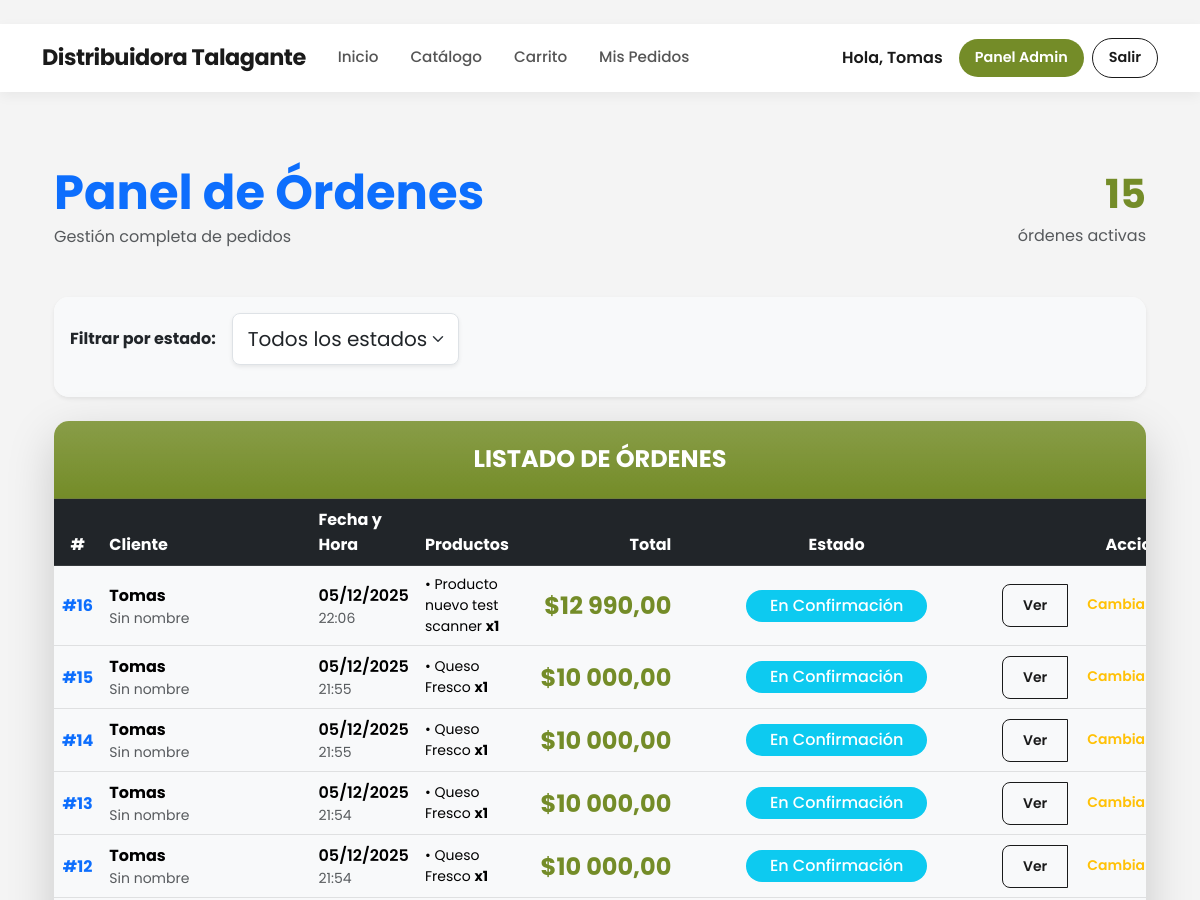
The page /panel/ (signed in, upper part) on the database as committed earlier.
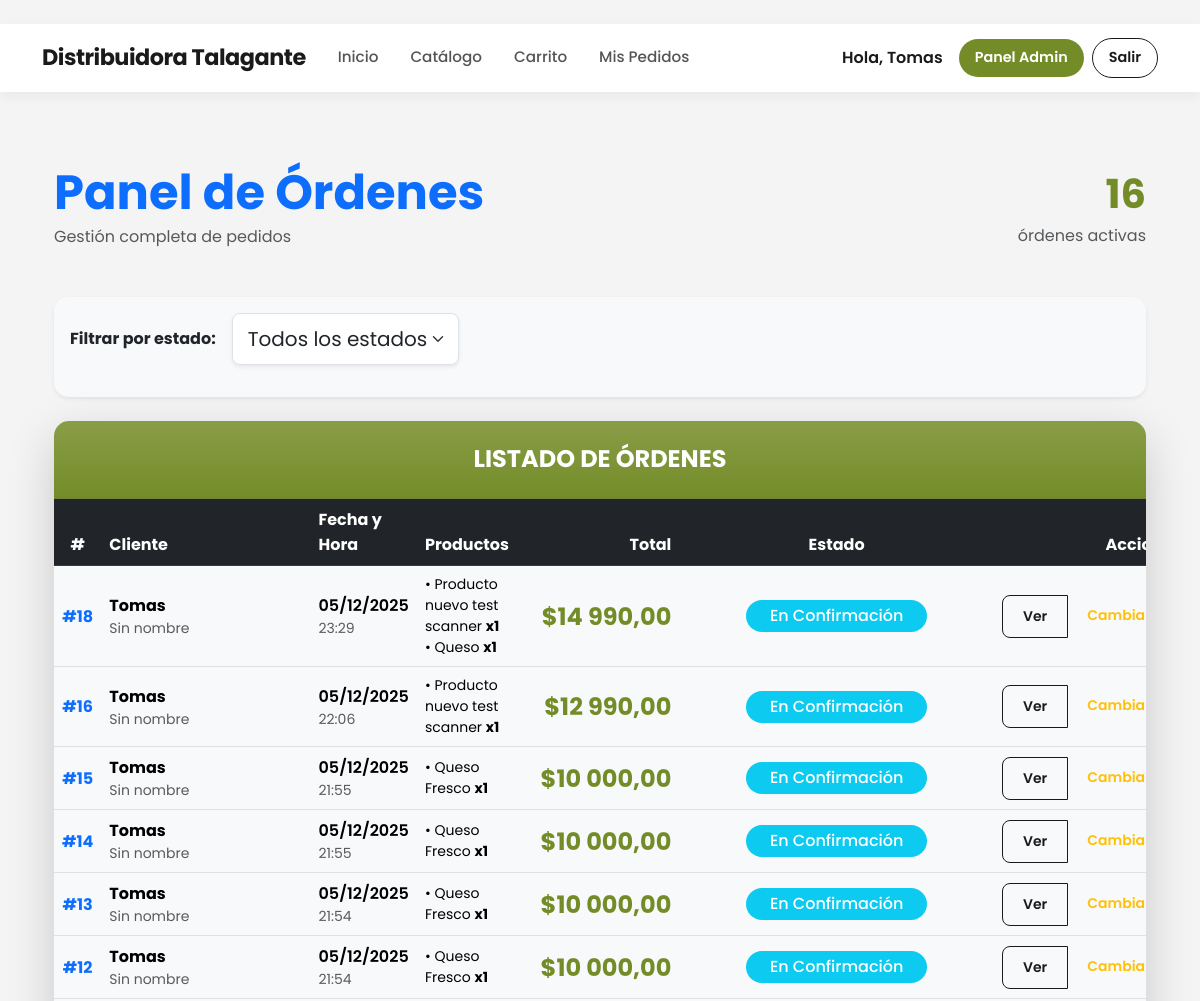
The same page on the database as committed later.
### core/models.py (models this page shows, shortened)
class Orden(models.Model):
    ESTADOS = [
        ('pendiente', 'Pendiente de Pago'),
        ('confirmacion', 'En Confirmación'),
        ('preparacion', 'En Preparación'),
        ('despacho', 'En Despacho / Listo para Retiro'),
        ('cancelado', 'Cancelado'),
        ('completado', 'Completado'),
    ]
    METODOS_PAGO = [
        ('transferencia', 'Transferencia Bancaria'),
        ('efectivo', 'Pago en Efectivo (Retiro)'),
    ]
    usuario = models.ForeignKey(User, on_delete=models.CASCADE)
    fecha = models.DateTimeField(auto_now_add=True)
    estado = models.CharField(max_length=20, choices=ESTADOS, default='pendiente')
    total = models.DecimalField(max_digits=12, decimal_places=2)
    metodo_pago = models.CharField(max_length=20, choices=METODOS_PAGO, default='transferencia')
    instrucciones_transferencia = models.TextField(default="Realice transferencia a Cuenta Corriente XXXX-XXXX y envíe comprobante por WhatsApp.")
    comprobante = models.ImageField(upload_to='comprobantes/', blank=True, null=True, help_text="Foto del comprobante de pago")
    nota_comprobante = models.TextField(blank=True, null=True, help_text="Link o nota del comprobante (opcional)")
    mensaje_cliente = models.TextField(blank=True, help_text="Mensaje opcional del cliente")
    def get_whatsapp_link(self):
        return "https://wa.me/56949071013"

class ItemOrden(models.Model):
    orden = models.ForeignKey(Orden, on_delete=models.CASCADE)
    producto = models.ForeignKey(Producto, on_delete=models.CASCADE)
    cantidad = models.PositiveIntegerField()
    precio = models.DecimalField(max_digits=10, decimal_places=2)

class Producto(models.Model):
    codigo_barras = models.CharField(max_length=50, unique=True, blank=True, null=True,help_text="Se genera automáticamente si lo dejas vacío")
    nombre = models.CharField(max_length=200)
    categoria = models.CharField(max_length=50, blank=True)
    descripcion = models.TextField(blank=True)
    unidad_medida = models.CharField(max_length=2, choices=UnidadMedida.choices, default=UnidadMedida.UN)
    stock = models.DecimalField(max_digits=12, decimal_places=3, default=Decimal('0.000'))
    precio = models.DecimalField(
        max_digits=10,
        decimal_places=0,
        default=0,
        verbose_name="Precio"
    )
    tamano_paquete = models.DecimalField(max_digits=10, decimal_places=3, default=Decimal('1.000'), help_text="Ej: 10 para caja de 10 unidades")
    producto_hijo = models.ForeignKey('self', on_delete=models.SET_NULL, null=True, blank=True, related_name='productos_padre')
    fecha_vencimiento = models.DateField(null=True, blank=True)
    imagen = models.ImageField(upload_to='productos/', blank=True, null=True)
    activo = models.BooleanField(default=True)
    creado_en = models.DateTimeField(auto_now_add=True)
    actualizado_en = models.DateTimeField(auto_now=True)

### core/views.py (the view)
# urls.py: path('panel/', views.admin_panel, name='admin_panel'),
@login_required
@user_passes_test(is_superuser)
def admin_panel(request):
    estado_filtro = request.GET.get('estado', '')
    ordenes = Orden.objects.all().select_related('usuario__perfil').prefetch_related('itemorden_set__producto').order_by('-fecha')
    if estado_filtro:
        ordenes = ordenes.filter(estado=estado_filtro)
    else:
        ordenes = ordenes.exclude(estado__in=['cancelado', 'completado'])
    from django.core.paginator import Paginator
    paginator = Paginator(ordenes, 25)
    page = request.GET.get('page')
    ordenes = paginator.get_page(page)
    context = {
        'ordenes': ordenes,
        'estado_filtro': estado_filtro,
    }
    return render(request, 'core/admin_panel.html', context)

### core/models.py (called while the page is built)
    def nombre_completo(self):
        if self.apellido_materno:
            return f"{self.nombre} {self.apellido_paterno} {self.apellido_materno}"
        return f"{self.nombre} {self.apellido_paterno}"

### core/views.py (called while the page is built)
def is_superuser(user):
    return user.is_superuser

### core/templates/core/admin_panel.html (shortened to what the changed rows need)
{% extends "core/base.html" %}
{% load humanize %}
{% block content %}
<div class="container-fluid py-5">
    <div class="d-flex justify-content-between align-items-center mb-5">
        <div>
            <h1 class="display-5 fw-bold text-primary mb-1">
                Panel de Órdenes
            </h1>
        </div>
        <div class="text-end">
            <div class="fs-1 fw-bold text-success">{{ ordenes|length }}</div>
            <div class="text-muted">órdenes activas</div>
        </div>
    </div>
    <div class="card border-0 shadow-lg">
        <div class="table-responsive">
            <table class="table table-hover mb-0 align-middle">
                <thead class="table-dark">
                    <tr>
                        <th class="text-center">#</th>
                        <th>Cliente</th>
                        <th>Fecha y Hora</th>
                        <th>Productos</th>
                        <th class="text-end">Total</th>
                        <th class="text-center">Estado</th>
                        <th class="text-center">Acciones</th>
                    </tr>
                </thead>
                <tbody>
                    {% for orden in ordenes %}
                    <tr class="table-light">
                        <td class="text-center fw-bold text-primary">#{{ orden.id }}</td>
                        <td>
                            <div class="fw-bold">{{ orden.usuario.username }}</div>
                            <small class="text-muted">
                                {{ orden.usuario.perfil.nombre_completo|default:"Sin nombre" }}
                            </small>
                        </td>
                        <td>
                            <div class="fw-semibold">{{ orden.fecha|date:"d/m/Y" }}</div>
                            <small class="text-muted">{{ orden.fecha|time:"H:i" }}</small>
                        </td>
                        <td class="small">
                            {% for item in orden.itemorden_set.all|slice:":4" %}
                                • {{ item.producto.nombre }} <strong>x{{ item.cantidad }}</strong><br>
                            {% endfor %}
                        </td>
                        <td class="text-end">
                            <span class="fs-4 fw-bold text-success">
                                ${{ orden.total|intcomma }}
                            </span>
                        </td>
                        <td class="text-center">
                            <span class="badge rounded-pill px-4 py-2 fs-6
                                {% if orden.estado == 'pendiente' %} bg-warning text-dark
                                {% elif orden.estado == 'confirmacion' %} bg-info text-white
                                {% elif orden.estado == 'preparacion' %} bg-primary text-white
                                {% elif orden.estado == 'despacho' %} bg-orange text-white
                                {% elif orden.estado == 'completado' %} bg-success text-white
                                {% elif orden.estado == 'cancelado' %} bg-danger text-white
                                {% else %} bg-secondary text-white
                                {% endif %}">
                                {{ orden.get_estado_display }}
                            </span>
                        </td>
                        <td class="text-center">
                            <div class="btn-group" role="group">
                                <a href="{% url 'orden_detail' orden.id %}"
                                   class="btn btn-outline-primary btn-sm" title="Ver detalle">
                                    Ver
                                </a>
                                <a href="{% url 'update_orden_status' orden.id %}"
                                   class="btn btn-outline-warning btn-sm" title="Cambiar estado">
                                    Cambiar
                                </a>
                            </div>
                        </td>
                    </tr>
                    {% endfor %}
                </tbody>
            </table>
        </div>
    </div>
</div>
{% endblock %}

Rows that differ between the two databases and show on the page:
added Orden: id "18", usuario.username "Tomas", usuario.perfil.nombre_completo "Sin nombre", fecha "05/12/2025", fecha "23:29", total "14 990,00", estado "En Confirmación"
added ItemOrden: producto.nombre "Producto nuevo test scanner", cantidad "1", shown under "18"
added ItemOrden: producto.nombre "Queso", cantidad "1", shown under "18"
Other text that changed with them:
{{ ordenes|length }}: "15" → "16"
